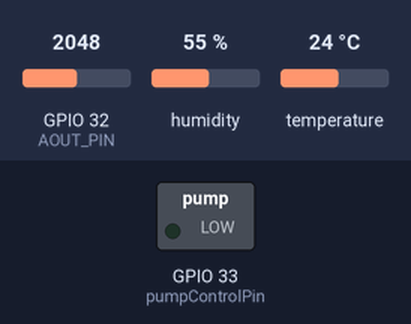
The sketch below on a simulated ESP32. On the bench: switched loads named in the sketch (green lamp = pin HIGH). The test bench sets the inputs (shaded band); at power-on: GPIO 32 (AOUT_PIN) = 2048, humidity 55 %, temperature 24 °C. WiFi joins after 1.5 s; servers stay silent unless stated; uploads are accepted with an empty reply; what the sketch prints to the serial monitor is not drawn.

Above: at 8.2 s.
At 20.1 s:
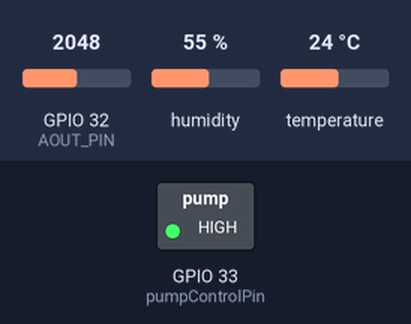
Timing chart, 0 to 27.8 s (numbered marks = the images above):
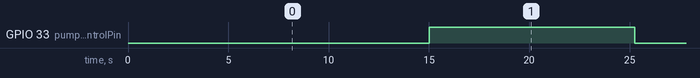

Measured:
- by itself, GPIO 33 (pumpControlPin): alternates HIGH for 10.2 s and LOW for 10.0 s

The sketch:

Final1.0.ino
```cpp
#include <WiFi.h>
#include <HTTPClient.h>

#include "DHT.h"

#define DHTPIN 25   // Digital pin connected to the DHT sensor (GPIO34)
#define DHTTYPE DHT11   // DHT 22 (AM2302), AM2321

#define AOUT_PIN  32  // ESP32 pin GPIO36 (ADC0) that connects to AOUT pin of moisture sensor
#define THRESHOLD 5000 // Change your threshold here


const int pumpControlPin = 33; // GPIO 32
const int moistureThreshold = 5000;
const int pumpRunTime = 10000; // Run the pump for 10 seconds (10000 milliseconds)


DHT dht(DHTPIN, DHTTYPE);


const char* ssid = "KU-Hackfest";
const char* password = "hackfest@2023";

//Your Domain name with URL path or IP address with path
String serverName = "http://3153-202-166-219-119.ngrok.io/update_sensor";

// the following variables are unsigned longs because the time, measured in
// milliseconds, will quickly become a bigger number than can be stored in an int.
unsigned long lastTime = 0;
unsigned long timerDelay = 5000;

void setup() {
  Serial.begin(115200);
  dht.begin();
  WiFi.begin(ssid, password);
  Serial.println("Connecting");
  while(WiFi.status() != WL_CONNECTED) {
    delay(500);
    Serial.print(".");
  }
  Serial.println("");
  Serial.print("Connected to WiFi network with IP Address: ");
  Serial.println(WiFi.localIP());

  Serial.println("Timer set to 5 seconds (timerDelay variable), it will take 5 seconds before publishing the first reading.");

  pinMode(pumpControlPin, OUTPUT);
  pinMode(AOUT_PIN, INPUT);
  digitalWrite(pumpControlPin, LOW); // Initialize the relay to be off (active low)
}

void loop() {


  //Send an HTTP GET request every 10 minutes
  if ((millis() - lastTime) > timerDelay) {
    //Check WiFi connection status
    if(WiFi.status()== WL_CONNECTED){
// Reading temperature or humidity takes about 250 milliseconds!
  // Sensor readings may also be up to 2 seconds 'old' (it's a very slow sensor)
  float h = dht.readHumidity();
  float t = dht.readTemperature();
  float f = dht.readTemperature(true);

  int moistureValue = analogRead(AOUT_PIN);

  if (isnan(h) || isnan(t) || isnan(f)) {
    Serial.println(F("Failed to read from DHT sensor!"));
    return;
  }

  if (moistureValue < THRESHOLD)
    Serial.print("The soil is DRY (");
  else
    Serial.print("The soil is WET (");

  Serial.print("Moisture Value: ");
  Serial.print(moistureValue);
  Serial.println(")");

  Serial.print(F("Humidity: "));
  Serial.print(h);
  Serial.print(F("%  Temperature: "));
  Serial.print(t);
  Serial.print(F("°C "));
  Serial.print(f);
  Serial.print(F("°F"));

  float hif = dht.computeHeatIndex(f, h);
  float hic = dht.computeHeatIndex(t, h, false);

  Serial.print(F("  Heat index: "));
  Serial.print(hic);
  Serial.print(F("°C "));
  Serial.print(hif);
  Serial.println(F("°F"));
  if (moistureValue < moistureThreshold) {
    // Soil is too dry, turn on the pump
    digitalWrite(pumpControlPin, LOW); // Activate the relay (active low)
    delay(pumpRunTime); // Run the pump for 10 seconds
    digitalWrite(pumpControlPin, HIGH); // Deactivate the relay (active low)
  }

  delay(5000); // Delay for a while before checking moisture again


      HTTPClient http;

      String serverPath = serverName + "?temperature="+t+"&humidity="+h+"&heatindex="+hic+"&moisturevalue="+moistureValue;
      Serial.println(serverPath);
      // Your Domain name with URL path or IP address with path
      http.begin(serverPath.c_str());

      // If you need Node-RED/server authentication, insert user and password below
      //http.setAuthorization("REPLACE_WITH_SERVER_USERNAME", "REPLACE_WITH_SERVER_PASSWORD");

      // Send HTTP GET request
      int httpResponseCode = http.GET();

      if (httpResponseCode>0) {
        Serial.print("HTTP Response code: ");
        Serial.println(httpResponseCode);
        String payload = http.getString();
        Serial.println(payload);
      }
      else {
        Serial.print("Error code: ");
        Serial.println(httpResponseCode);
      }
      // Free resources
      http.end();
    }
    else {
      Serial.println("WiFi Disconnected");
    }
    lastTime = millis();
  }
}
```
